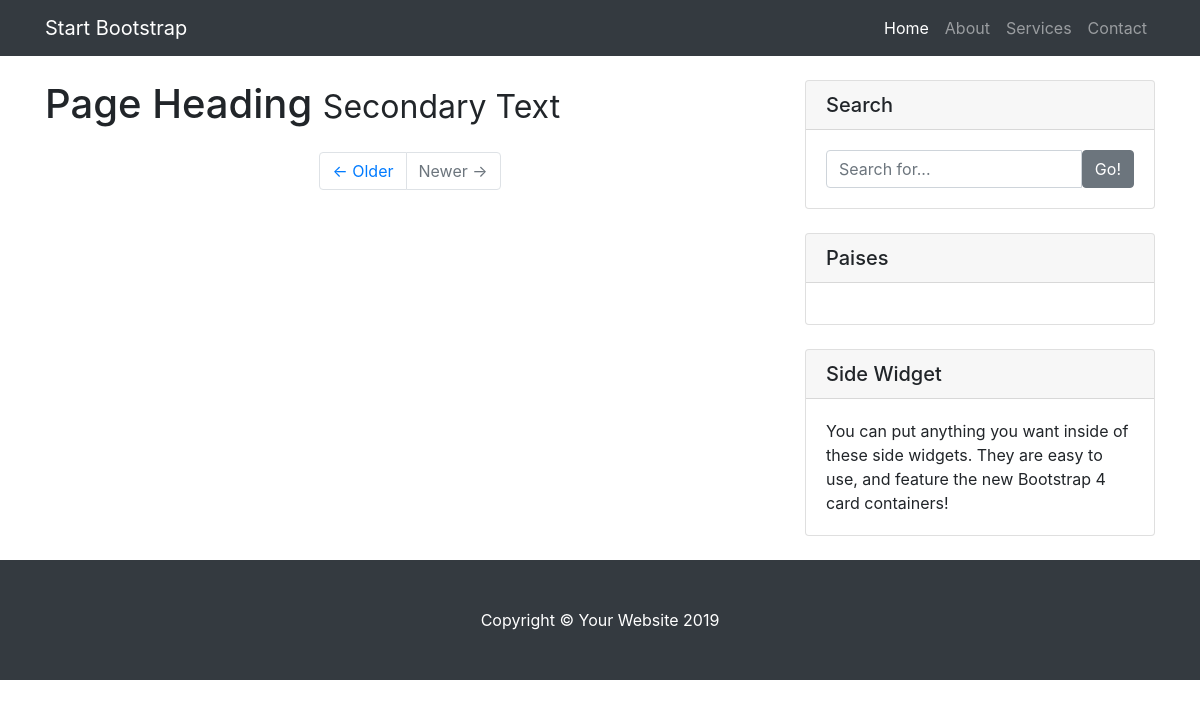
Before: / with the older database file.
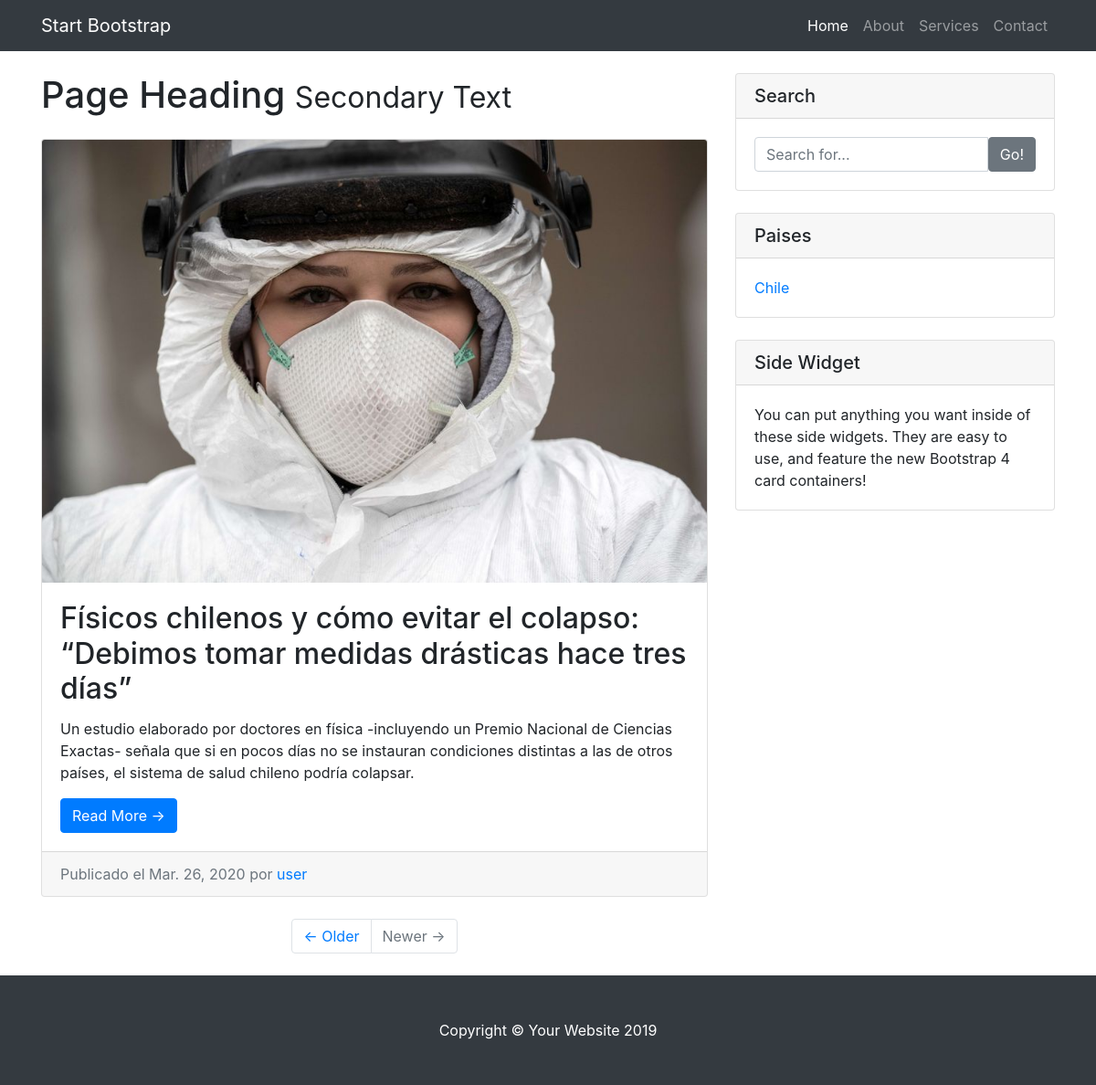
After: the same page with the newer database file.
### news/models.py (models this page shows, shortened)
class News(models.Model):
    url = models.CharField(max_length=400, verbose_name="URL Principal")
    title = models.CharField(max_length=400, verbose_name="Titulo", null=True, blank=True)
    headline = models.TextField(verbose_name="Encabezado", null=True, blank=True)
    explanation = models.TextField(verbose_name="Cuerpo", null=True, blank=True)
    hash_news = models.CharField(max_length=400, verbose_name="Hash noticia", null=True, blank=True)
    publication_date = models.DateField(verbose_name="Fecha de publicación", null=True, blank=True)
    tags = models.ManyToManyField(Tags, verbose_name="Tags")
    image = models.ImageField(upload_to='imagenes/')
    source = models.ForeignKey(Source, verbose_name="Fuente", on_delete=models.CASCADE)
    editor = models.ForeignKey(User, verbose_name="Usuario", on_delete=models.CASCADE)
    country = models.ForeignKey(Country, verbose_name="Pais", on_delete=models.CASCADE)
    state = models.BooleanField(verbose_name="Estado", default=True)
    created = models.DateTimeField(auto_now_add=True, verbose_name="Fecha de creación")
    updated = models.DateTimeField(auto_now=True, verbose_name="Fecha de edición")
    class Meta:
        verbose_name = "Noticia"
        verbose_name_plural = "Noticias"
        ordering = ['-created']

class Country(models.Model):
    name = models.CharField(max_length=200, verbose_name="Nombre")
    country_cod = models.CharField(max_length=200, verbose_name="Codpais", null=True, blank=True)
    description = models.TextField(max_length=100, verbose_name="Descripción", null=True, blank=True)
    state = models.BooleanField(verbose_name="Estado", default=True)
    created = models.DateTimeField(auto_now_add=True, verbose_name="Fecha de creación")
    updated = models.DateTimeField(auto_now=True, verbose_name="Fecha de edición")
    class Meta:
        verbose_name = "Pais"
        verbose_name_plural = "Paises"
        ordering = ['-created']

### core/views.py (the view)
# urls.py: path('', HomePageView.as_view(), name="home"),
class HomePageView(TemplateView):
    template_name = "core/home.html"
    def get_context_data(self, **kwargs):
        context = super().get_context_data(**kwargs)
        context['countries'] = Country.objects.all()
        context['latest_news'] = News.objects.all()[:5]
        return context

### core/templates/core/home.html (shortened to what this page needs)
{% extends 'core//base.html' %}
{% block content %}
<div class="row">
  <div class="col-md-8">
    <h1 class="my-4">Page Heading
      <small>Secondary Text</small>
    </h1>
    {% for news in latest_news %}
    <div class="card mb-4">
      <img class="card-img-top" src="{{ news.image.url }}" alt="Card image cap">
      <div class="card-body">
        <h2 class="card-title">{{ news.title }}</h2>
        <p class="card-text">{{ news.headline }}</p>
        <a href="#" class="btn btn-primary">Read More &rarr;</a>
      </div>
      <div class="card-footer text-muted">
        Publicado el {{ news.publication_date }} por
        <a href="#">{{ news.editor }}</a>
      </div>
    </div>
    {% endfor %}
    <ul class="pagination justify-content-center mb-4">
      <li class="page-item">
        <a class="page-link" href="#">&larr; Older</a>
      </li>
      <li class="page-item disabled">
        <a class="page-link" href="#">Newer &rarr;</a>
      </li>
    </ul>
  </div>
  <div class="col-md-4">
    <div class="card my-4">
      <h5 class="card-header">Search</h5>
      <div class="card-body">
        <div class="input-group">
          <input type="text" class="form-control" placeholder="Search for...">
          <span class="input-group-btn">
            <button class="btn btn-secondary" type="button">Go!</button>
          </span>
        </div>
      </div>
    </div>
    <div class="card my-4">
      <h5 class="card-header">Paises</h5>
      <div class="card-body">
        <div class="row">
          <div class="col-lg-6">
            <ul class="list-unstyled mb-0">
              {% for country in countries %}
              <li>
                <a href="#">{{ country.name }}</a>
              </li>
              {% endfor %}
            </ul>
          </div>
        </div>
      </div>
    </div>
    <div class="card my-4">
      <h5 class="card-header">Side Widget</h5>
      <div class="card-body">
        You can put anything you want inside of these side widgets. They are easy to use, and feature the new Bootstrap 4 card containers!
      </div>
    </div>
  </div>
</div>
{% endblock content %}

### core/templates/core/base.html (shortened to what this page needs)
<!DOCTYPE html>
<html lang="en">
<head>
  {% load static %}
  <link href="{% static 'core/vendor/bootstrap/css/bootstrap.min.css' %}" rel="stylesheet">
  <link href="{% static 'core/css/blog-home.css' %}" rel="stylesheet">
    <link href="{% static 'core/css/blog-post.css' %}" rel="stylesheet">
</head>
<body>
  <nav class="navbar navbar-expand-lg navbar-dark bg-dark fixed-top">
    <div class="container">
      <a class="navbar-brand" href="#">Start Bootstrap</a>
      <div class="collapse navbar-collapse" id="navbarResponsive">
        <ul class="navbar-nav ml-auto">
          <li class="nav-item active">
            <a class="nav-link" href="#">Home
            </a>
          </li>
          <li class="nav-item">
            <a class="nav-link" href="#">About</a>
          </li>
          <li class="nav-item">
            <a class="nav-link" href="#">Services</a>
          </li>
          <li class="nav-item">
            <a class="nav-link" href="#">Contact</a>
          </li>
        </ul>
      </div>
    </div>
  </nav>
  <div class="container">
    {% block content %}{% endblock content %}
  </div>
  <footer class="py-5 bg-dark">
    <div class="container">
      <p class="m-0 text-center text-white">Copyright &copy; Your Website 2019</p>
    </div>
  </footer>
</body>
</html>

### core/static/core/css/blog-home.css (style rules this page uses)
body { padding-top: 56px; }

### core/static/core/css/blog-post.css (style rules this page uses)
body { padding-top: 56px; }

Changed rows visible on the page:
added News: image (picture), title "Físicos chilenos y cómo evitar el colapso: “Debimos tomar medidas drásticas hace tres días”", headline "Un estudio elaborado por doctores en física -incluyendo un Premio Nacional de Ciencias Exactas- señala que si en pocos días no se instauran condiciones distintas a las de otros países, el sistema de salud chileno podría colapsar.", publication_date "Mar. 26, 2020", editor "user"
added Country: name "Chile"
